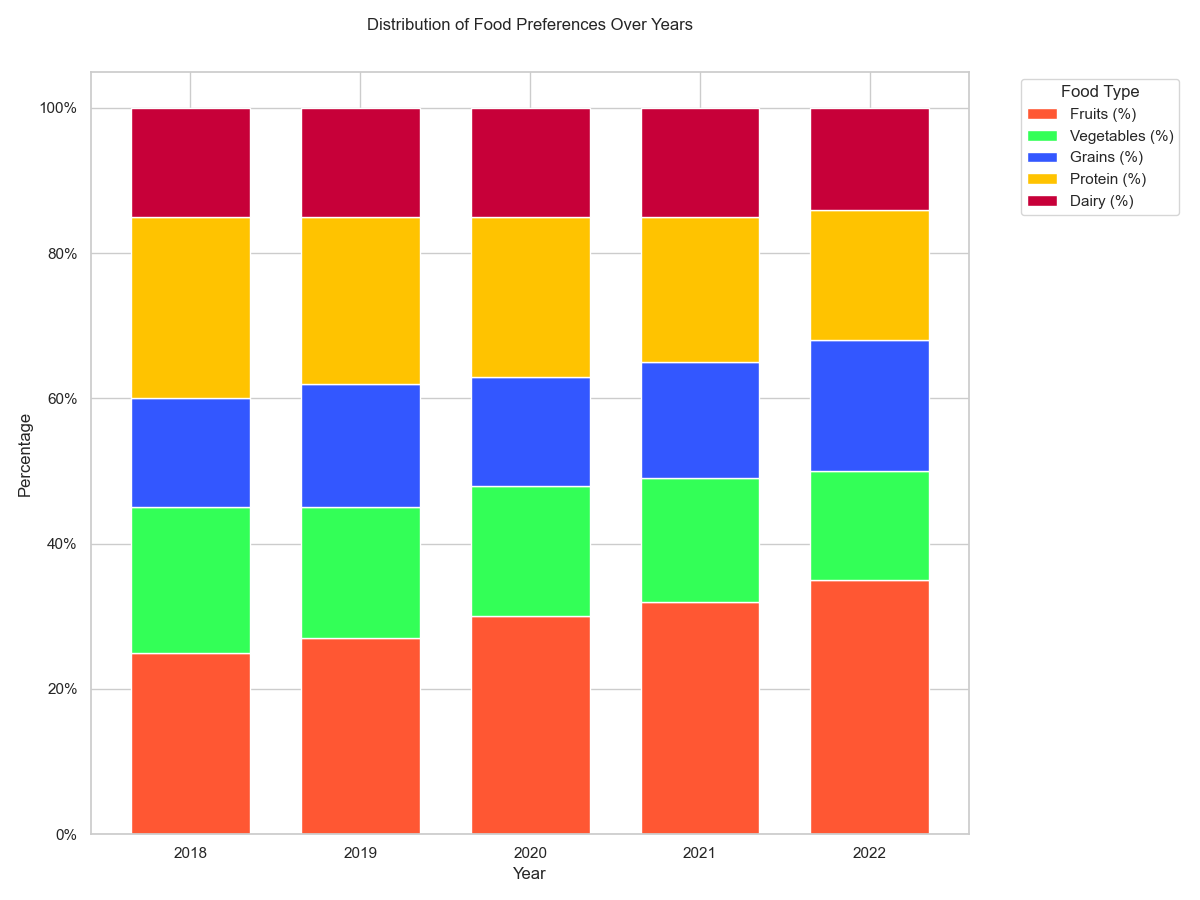

Here is the Python script that generated this plot:

import matplotlib.pyplot as plt
import pandas as pd

data = [
    {'Year': 2018, 'Fruits (%)': 25, 'Vegetables (%)': 20, 'Grains (%)': 15, 'Protein (%)': 25, 'Dairy (%)': 15},
    {'Year': 2019, 'Fruits (%)': 27, 'Vegetables (%)': 18, 'Grains (%)': 17, 'Protein (%)': 23, 'Dairy (%)': 15},
    {'Year': 2020, 'Fruits (%)': 30, 'Vegetables (%)': 18, 'Grains (%)': 15, 'Protein (%)': 22, 'Dairy (%)': 15},
    {'Year': 2021, 'Fruits (%)': 32, 'Vegetables (%)': 17, 'Grains (%)': 16, 'Protein (%)': 20, 'Dairy (%)': 15},
    {'Year': 2022, 'Fruits (%)': 35, 'Vegetables (%)': 15, 'Grains (%)': 18, 'Protein (%)': 18, 'Dairy (%)': 14}
]

df = pd.DataFrame(data)
df.set_index('Year', inplace=True)
cumulative_values = df.cumsum(axis=1)

colors = ['#FF5733', '#33FF57', '#3357FF', '#FFC300', '#C70039']
fig, ax = plt.subplots(figsize=(12, 9))

bar_width = 0.7
for i, col in enumerate(df.columns):
    bottom_values = cumulative_values.iloc[:, i-1] if i > 0 else None
    ax.bar(
        df.index,
        df[col],
        bottom=bottom_values,
        color=colors[i],
        edgecolor='white',
        label=col,
        width=bar_width
    )

ax.set_xticks(df.index)
ax.set_xticklabels(df.index, rotation=0)
ax.set_xlabel('Year')
ax.set_ylabel('Percentage')
ax.set_title('Distribution of Food Preferences Over Years', pad=30)
ax.legend(title='Food Type', bbox_to_anchor=(1.05, 1), loc='upper left')

yticks = ax.get_yticks()
ax.set_yticklabels(['{}%'.format(int(y)) for y in yticks])

plt.tight_layout()
plt.show()
